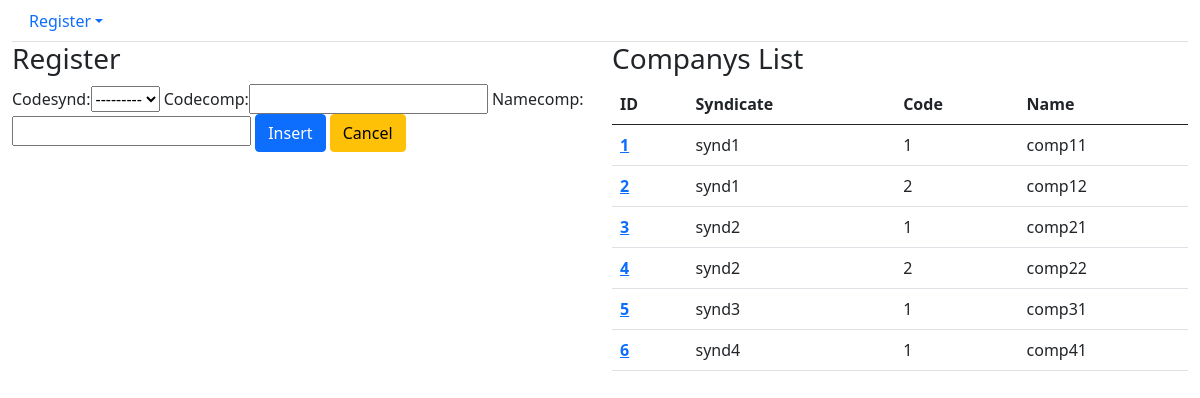
The page /core/companys/ on the database its author committed.
### core/models.py (models this page shows, shortened)
class Company(models.Model):
    codesynd = models.ForeignKey(Syndicate, on_delete=models.CASCADE)
    codecomp = models.IntegerField(blank=False, null=False)
    namecomp = models.CharField(max_length=50, blank=False, null=False)

class Syndicate(models.Model):
    codesynd = models.IntegerField(unique=True)
    namesynd = models.CharField(max_length=50, blank=False, null=False)
    def __str__(self):
        return self.namesynd

### core/views.py (the view)
# urls.py: path('companys/', company_list, name='core_company_list'),
def company_list(request):
    companys = Company.objects.all()
    form = CompanyForm
    data = {'companys': companys, 'form': form}
    return render(request, 'core/company_list.html', data)

### core/templates/core/company_list.html (shortened to what this page needs)
{% extends 'base.html' %}
{% load bootstrap %}
{% block main %}
    <div class="row">
        <div class="col-sm-6">
            <h3>Register</h3>
            <form action="{% url 'core_company_insert' %}" method="POST">
                {{ form|bootstrap }}
                <button type="submit" class="btn btn-primary">Insert</button>
                <a href="{% url 'index' %}" class="btn btn-warning">Cancel</a>
            </form>
        </div>
        <div class="col-sm-6">
            <h3>Companys List</h3>
            <table class="table">
              <thead>
                <tr>
                  <th scope="col">ID</th>
                  <th scope="col">Syndicate</th>
                  <th scope="col">Code</th>
                  <th scope="col">Name</th>
                </tr>
              </thead>
              <tbody>
                {% for comp in companys %}
                <tr>
                  <th scope="row"><a href="{% url 'core_company_edit' comp.id %}">{{ comp.id }}</th>
                  <td>{{ comp.codesynd.namesynd }}</td>
                  <td>{{ comp.codecomp }}</td>
                  <td>{{ comp.namecomp }}</td>
                </tr>
               {% endfor %}
              </tbody>
            </table>
        </div>
    </div>
{% endblock %}}

### templates/base.html (shortened to what this page needs)
<!DOCTYPE html>
{% load static %}
<html lang="en">
<head>
    <link href="https://cdn.jsdelivr.net/npm/bootstrap@5.0.0-beta2/dist/css/bootstrap.min.css"
          rel="stylesheet"
>
</head>
<body>
<div class="container-fluid">
    {% block menu%}
        <ul class="nav nav-tabs">
          <li class="nav-item dropdown">
            <a class="nav-link dropdown-toggle" data-bs-toggle="dropdown" href="#" role="button" aria-expanded="false">Register</a>
          </li>
        </ul>
    {% endblock %}
    {% block main %}
    {% endblock %}
</div>
</body>
</html>

### rows shown on the page
Company: id "1", codesynd.namesynd "synd1", codecomp "1", namecomp "comp11"
Company: id "2", codesynd.namesynd "synd1", codecomp "2", namecomp "comp12"
Company: id "3", codesynd.namesynd "synd2", codecomp "1", namecomp "comp21"
Company: id "4", codesynd.namesynd "synd2", codecomp "2", namecomp "comp22"
Company: id "5", codesynd.namesynd "synd3", codecomp "1", namecomp "comp31"
Company: id "6", codesynd.namesynd "synd4", codecomp "1", namecomp "comp41"
